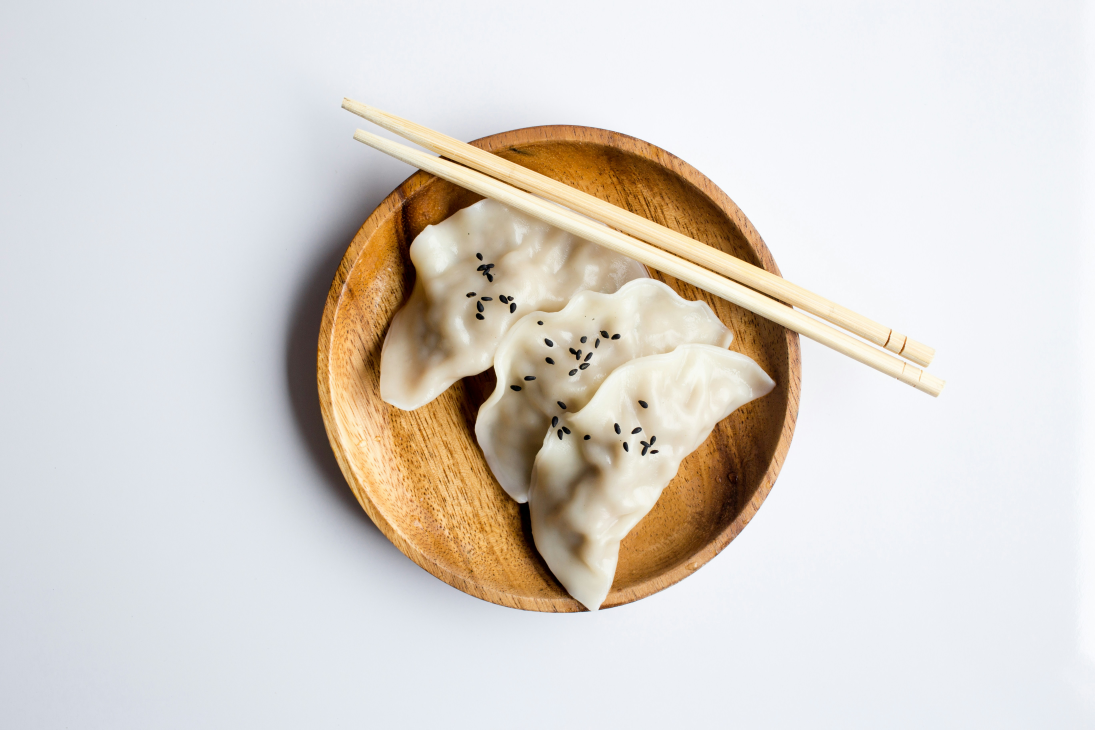
#> input picture TestImages/charlesdeluvio-D-vDQMTfAAU-unsplash.jpg, 5472 x 3648 px (shown at 1/5 size)
$ python benchmark_models.py ../TestImages/charlesdeluvio-D-vDQMTfAAU-unsplash.jpg
#> lines starting #> are read from the running program, lines starting #| are printed output that depends on the picture
"""Benchmark script to compare latency across AI models for food recognition.

Usage:
    uv run python benchmark_models.py <image_path>

Tests three models:
1. gemini-3-pro-preview (via Agent Maestro proxy)
2. gemini-3-flash-preview (via Agent Maestro proxy)
3. claude-opus-4.6-fast (via Anthropic proxy)
"""

import asyncio
import base64
import io
import json
import sys
import time

import httpx
from PIL import Image

FOOD_ANALYSIS_PROMPT = """Analyze this food image and identify all food items visible.
For each food item, provide:
1. name (English)
2. name_zh (Chinese name)
3. emoji (a single emoji representing the food)
4. confidence (0.0 to 1.0)
5. bounding_box (approximate x, y, w, h as fractions of image dimensions, 0.0-1.0)
6. calories (estimated kcal for the visible portion)
7. protein_grams
8. carbs_grams
9. fat_grams
10. color (a unique hex color for each food item, use visually distinct colors)

Also provide:
- total_calories: sum of all food items
- total_nutrition: { protein_g, carbs_g, fat_g, fiber_g }
- ai_analysis: a brief nutritional analysis in Chinese (2-3 sentences)
- tags: relevant tags like ["high-protein", "low-carb", "balanced", "vegetarian", etc.]

Return ONLY valid JSON in this exact format:
{
  "detected_foods": [
    {
      "name": "Grilled Chicken",
      "name_zh": "烤鸡胸",
      "emoji": "🍗",
      "confidence": 0.95,
      "bounding_box": {"x": 0.1, "y": 0.2, "w": 0.3, "h": 0.3},
      "calories": 250,
      "protein_grams": 30.0,
      "carbs_grams": 0.0,
      "fat_grams": 12.0,
      "color": "#FF6B6B"
    }
  ],
  "total_calories": 250,
  "total_nutrition": {"protein_g": 30.0, "carbs_g": 0.0, "fat_g": 12.0, "fiber_g": 1.0},
  "ai_analysis": "这顿饭蛋白质含量丰富...",
  "tags": ["high-protein"]
}"""


def resize_image(image_data: bytes, max_size: int = 512, quality: int = 70) -> bytes:
#> called with max_size = 512, quality = 70
    img = Image.open(io.BytesIO(image_data))
#> img is the input picture: PIL image 5472x3648 RGB; mean R, G, B 219, 213.6, 207.5
    if img.mode in ("RGBA", "P"):
        img = img.convert("RGB")
    if max(img.size) > max_size:
        img.thumbnail((max_size, max_size), Image.Resampling.LANCZOS)
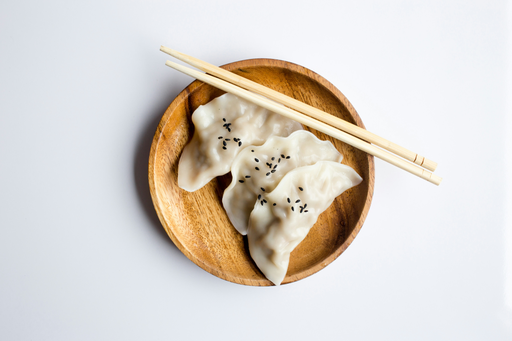
#> img: PIL image 512x341 RGB; mean R, G, B 219, 213.6, 207.5
    buffer = io.BytesIO()
    img.save(buffer, format="JPEG", quality=quality, optimize=True)
    return buffer.getvalue()


def clean_json_text(text: str) -> str:
    text = text.strip()
    if text.startswith("```json"):
        text = text[7:]
    if text.startswith("```"):
        text = text[3:]
    if text.endswith("```"):
        text = text[:-3]
    return text.strip()


async def test_gemini(b64_image: str, model: str) -> dict:
    """Test a Gemini model via Agent Maestro proxy."""
    url = f"http://localhost:23333/api/gemini/v1beta/models/{model}:generateContent"

    payload = {
        "contents": [
            {
                "parts": [
                    {"text": FOOD_ANALYSIS_PROMPT},
                    {
                        "inline_data": {
                            "mime_type": "image/jpeg",
                            "data": b64_image,
                        }
                    },
                ]
            }
        ],
        "generationConfig": {
            "temperature": 0.1,
            "maxOutputTokens": 2048,
        },
    }

    headers = {
        "Content-Type": "application/json",
        "x-goog-api-key": "agent-maestro",
    }

    start = time.perf_counter()
    async with httpx.AsyncClient(timeout=120.0) as client:
        response = await client.post(url, json=payload, headers=headers)
        elapsed = time.perf_counter() - start

    if response.status_code != 200:
        return {"error": f"HTTP {response.status_code}: {response.text[:200]}", "latency": elapsed}

    result = response.json()
    parts = result["candidates"][0]["content"]["parts"]
    text = "".join(part.get("text", "") for part in parts)
    text = clean_json_text(text)

    try:
        parsed = json.loads(text)
        return {"result": parsed, "latency": elapsed}
    except json.JSONDecodeError as e:
        return {"error": f"JSON parse error: {e}", "raw_text": text[:500], "latency": elapsed}


async def test_anthropic(b64_image: str, model: str) -> dict:
    """Test Anthropic Claude model via proxy."""
    url = "http://localhost:23333/api/anthropic/v1/messages"

    payload = {
        "model": model,
        "max_tokens": 2048,
        "messages": [
            {
                "role": "user",
                "content": [
                    {
                        "type": "image",
                        "source": {
                            "type": "base64",
                            "media_type": "image/jpeg",
                            "data": b64_image,
                        },
                    },
                    {
                        "type": "text",
                        "text": FOOD_ANALYSIS_PROMPT,
                    },
                ],
            }
        ],
    }

    headers = {
        "Content-Type": "application/json",
        "x-api-key": "agent-maestro",
        "anthropic-version": "2023-06-01",
    }

    start = time.perf_counter()
    async with httpx.AsyncClient(timeout=120.0) as client:
        response = await client.post(url, json=payload, headers=headers)
        elapsed = time.perf_counter() - start

    if response.status_code != 200:
        return {"error": f"HTTP {response.status_code}: {response.text[:200]}", "latency": elapsed}

    result = response.json()
    text = ""
    for block in result.get("content", []):
        if block.get("type") == "text":
            text += block.get("text", "")

    text = clean_json_text(text)

    try:
        parsed = json.loads(text)
        return {"result": parsed, "latency": elapsed}
    except json.JSONDecodeError as e:
        return {"error": f"JSON parse error: {e}", "raw_text": text[:500], "latency": elapsed}


def print_result(name: str, data: dict):
    print(f"\n{'='*60}")
    print(f"  {name}")
    print(f"{'='*60}")
    print(f"  Latency: {data['latency']:.2f}s")

    if "error" in data:
        print(f"  ERROR: {data['error']}")
        if "raw_text" in data:
            print(f"  Raw: {data['raw_text'][:200]}")
        return

    result = data["result"]
    foods = result.get("detected_foods", [])
    print(f"  Detected foods: {len(foods)}")
    for f in foods:
        print(f"    {f.get('emoji','')} {f.get('name','')} ({f.get('name_zh','')}) - {f.get('calories',0)} kcal")
    print(f"  Total calories: {result.get('total_calories', 0)}")
    nutrition = result.get("total_nutrition", {})
    print(f"  Nutrition: P={nutrition.get('protein_g',0):.1f}g C={nutrition.get('carbs_g',0):.1f}g F={nutrition.get('fat_g',0):.1f}g")
    print(f"  AI Analysis: {result.get('ai_analysis', '')[:100]}")


async def main():
    if len(sys.argv) < 2:
        print("Usage: uv run python benchmark_models.py <image_path>")
        print("\nYou can also use: uv run python benchmark_models.py --use-api")
        print("  This will upload via the /api/v1/food/analyze endpoint instead")
        sys.exit(1)

    image_path = sys.argv[1]

    # Read and prepare image
    with open(image_path, "rb") as f:
        image_data = f.read()

    print(f"Original image size: {len(image_data)/1024:.1f} KB")

    resized = resize_image(image_data, max_size=512, quality=70)
    b64_image = base64.b64encode(resized).decode("utf-8")
    print(f"Resized image size: {len(resized)/1024:.1f} KB")
    print(f"Base64 length: {len(b64_image)} chars")

    models = [
        ("Gemini 3 Pro Preview", "gemini", "gemini-3-pro-preview"),
        ("Gemini 3 Flash Preview", "gemini", "gemini-3-flash-preview"),
        ("Claude Opus 4.6 Fast", "anthropic", "claude-opus-4.6-fast"),
    ]

    results = {}

    for name, provider, model in models:
        print(f"\n--- Testing: {name} ({model}) ---")
        try:
            if provider == "gemini":
                data = await test_gemini(b64_image, model)
            else:
                data = await test_anthropic(b64_image, model)
            results[name] = data
            print_result(name, data)
        except Exception as e:
            results[name] = {"error": str(e), "latency": 0}
            print(f"  FAILED: {e}")

    # Summary
    print(f"\n{'='*60}")
    print("  LATENCY COMPARISON SUMMARY")
    print(f"{'='*60}")
    for name, data in results.items():
        status = "OK" if "result" in data else "FAIL"
        foods_count = len(data.get("result", {}).get("detected_foods", [])) if "result" in data else 0
        calories = data.get("result", {}).get("total_calories", "-") if "result" in data else "-"
        print(f"  {name:30s} | {data['latency']:6.2f}s | {status:4s} | {foods_count} foods | {calories} kcal")
    print(f"{'='*60}")


if __name__ == "__main__":
    asyncio.run(main())

$ run again, on TestImages/emiliano-vittoriosi-OFismyezPnY-unsplash.jpg
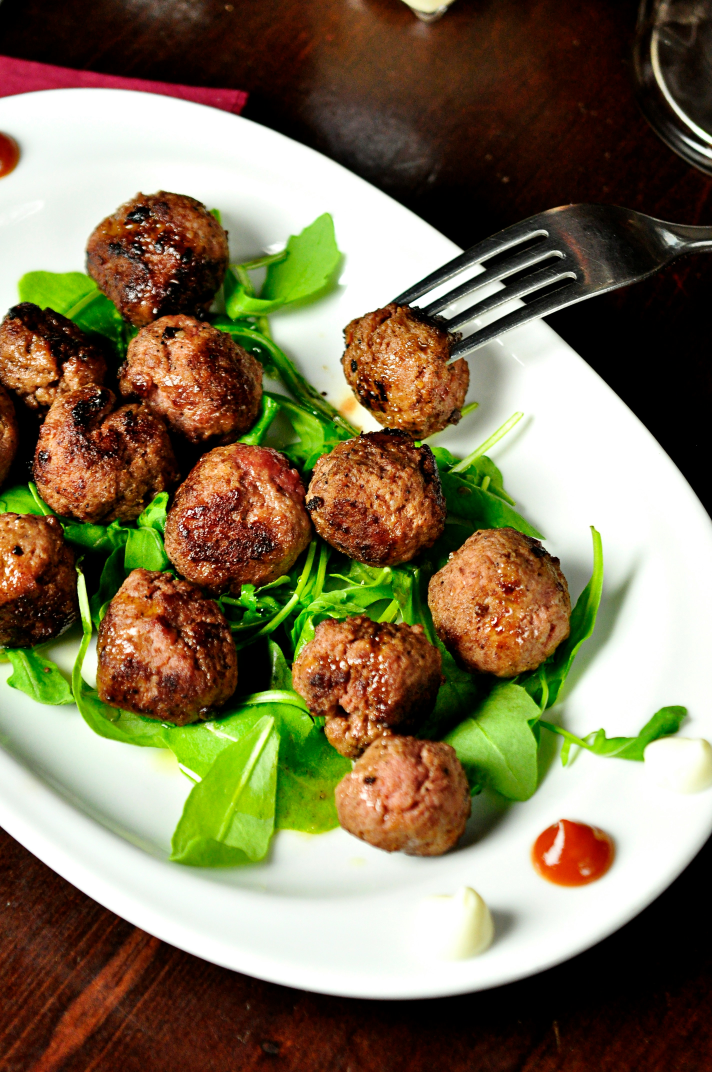
#> input picture TestImages/emiliano-vittoriosi-OFismyezPnY-unsplash.jpg, 2848 x 4288 px (shown at 1/4 size)
#> in resize_image, img is the input picture: PIL image 2848x4288 RGB; mean R, G, B 126.8, 114.2, 84.4
#> in resize_image, `img.thumbnail((max_size, max_size), Image.Resampling.LANCZOS)`:
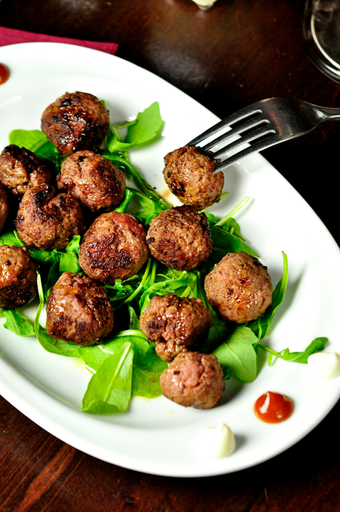
#> img: PIL image 340x512 RGB; mean R, G, B 126.9, 114.3, 84.5

$ run again, on TestImages/joseph-gonzalez-QaGDmf5tMiE-unsplash.jpg
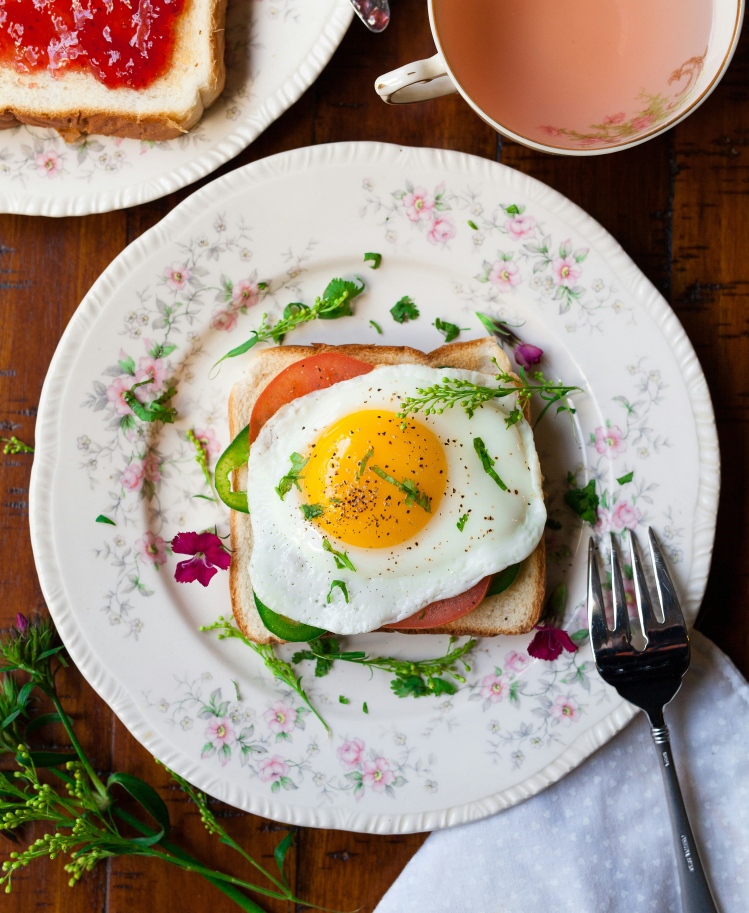
#> input picture TestImages/joseph-gonzalez-QaGDmf5tMiE-unsplash.jpg, 3744 x 4565 px (shown at 1/5 size)
#> in resize_image, img is the input picture: PIL image 3744x4565 RGB; mean R, G, B 159.6, 143.4, 127.9
#> in resize_image, `img.thumbnail((max_size, max_size), Image.Resampling.LANCZOS)`:
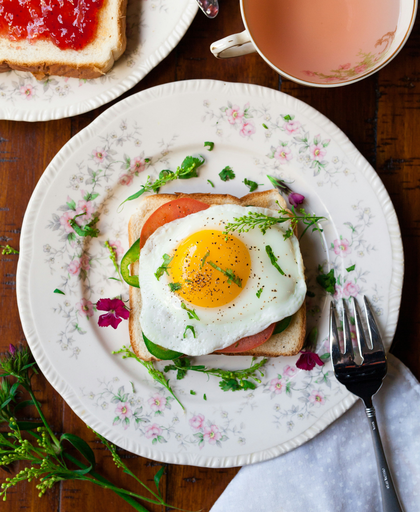
#> img: PIL image 420x512 RGB; mean R, G, B 159.6, 143.4, 128
